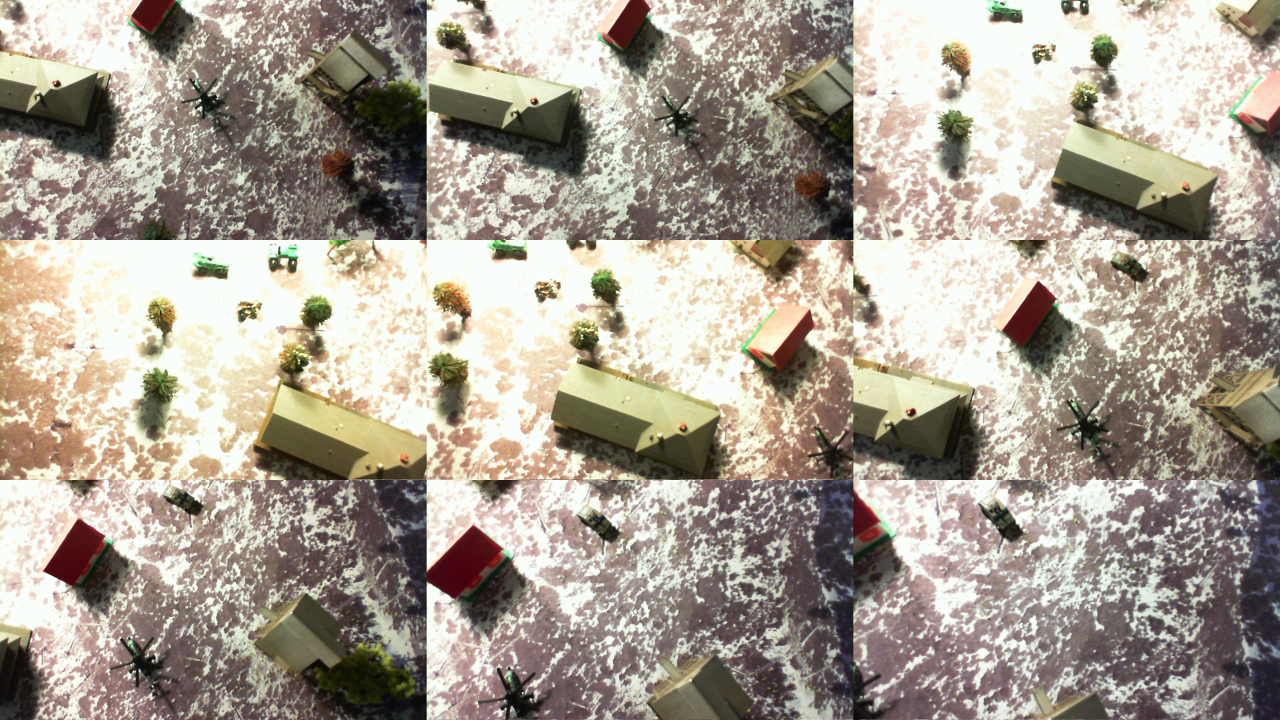
%> input picture color_transform/RobotScene-s0015-p02-c00.jpg, 3840 x 2160 px (shown at 1/3 size)
$ octave --eval "single_img('RobotScene-s0015-p02-c00.jpg');"   (GNU Octave 9; MATLAB toolbox functions it lacks are replaced by stand-ins)
%> lines starting %> are read from the running program, lines starting %| are printed output that depends on the picture
function [  ] = single_img( input_path )
%> called with input_path = 'RobotScene-s0015-p02-c00.jpg'
%SINGLE_IMG Summary of this function goes here
%   Detailed explanation goes here

l=4;

wid=720;
high=1280;

img=imread(input_path);
for row=1:l
    for col=1:l
        imwrite(img((row-1)*high+1:row*high,(col-1)*wid+1:col*wid,:), strcat('ct-',int2str((row-1)*l+col),'-',input_path));
    end
end
%> this loop made 4 passes
%> pass 1, in single_img, `for col=1:l imwrite(img((row-1)*high+1:row*high,(col-1)*wid+1:col*wid,..`:
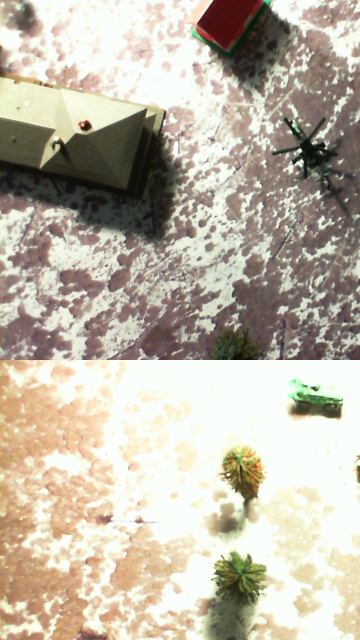
%> saved as ct-1-RobotScene-s0015-p02-c00.jpg: size 1280x720x3 uint8 (shown at 1/2 size); mean R, G, B 190.3, 182.3, 166.5
%> pass 1, in single_img, `for col=1:l imwrite(img((row-1)*high+1:row*high,(col-1)*wid+1:col*wid,..`:
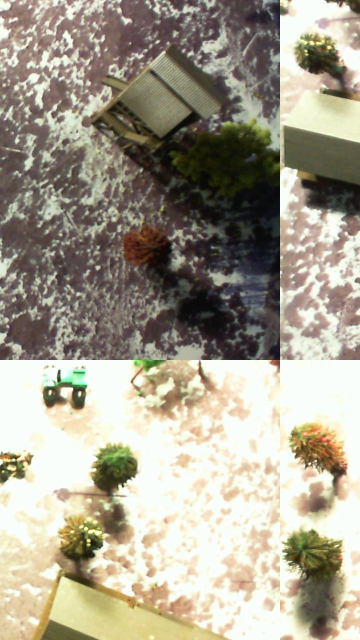
%> saved as ct-2-RobotScene-s0015-p02-c00.jpg: size 1280x720x3 uint8 (shown at 1/2 size); mean R, G, B 165.4, 159.1, 142
%> pass 1, in single_img, `for col=1:l imwrite(img((row-1)*high+1:row*high,(col-1)*wid+1:col*wid,..`:
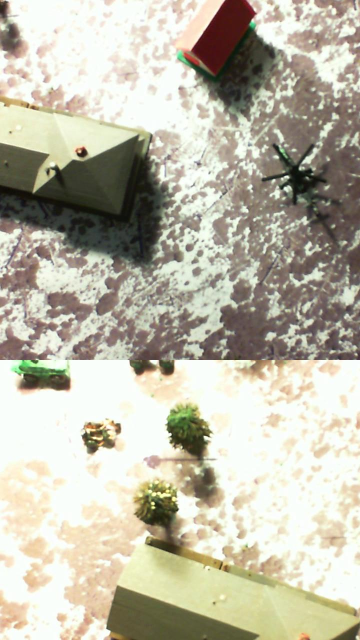
%> saved as ct-3-RobotScene-s0015-p02-c00.jpg: size 1280x720x3 uint8 (shown at 1/2 size); mean R, G, B 189.8, 185.8, 168.7
%> pass 1, in single_img, `for col=1:l imwrite(img((row-1)*high+1:row*high,(col-1)*wid+1:col*wid,..`:
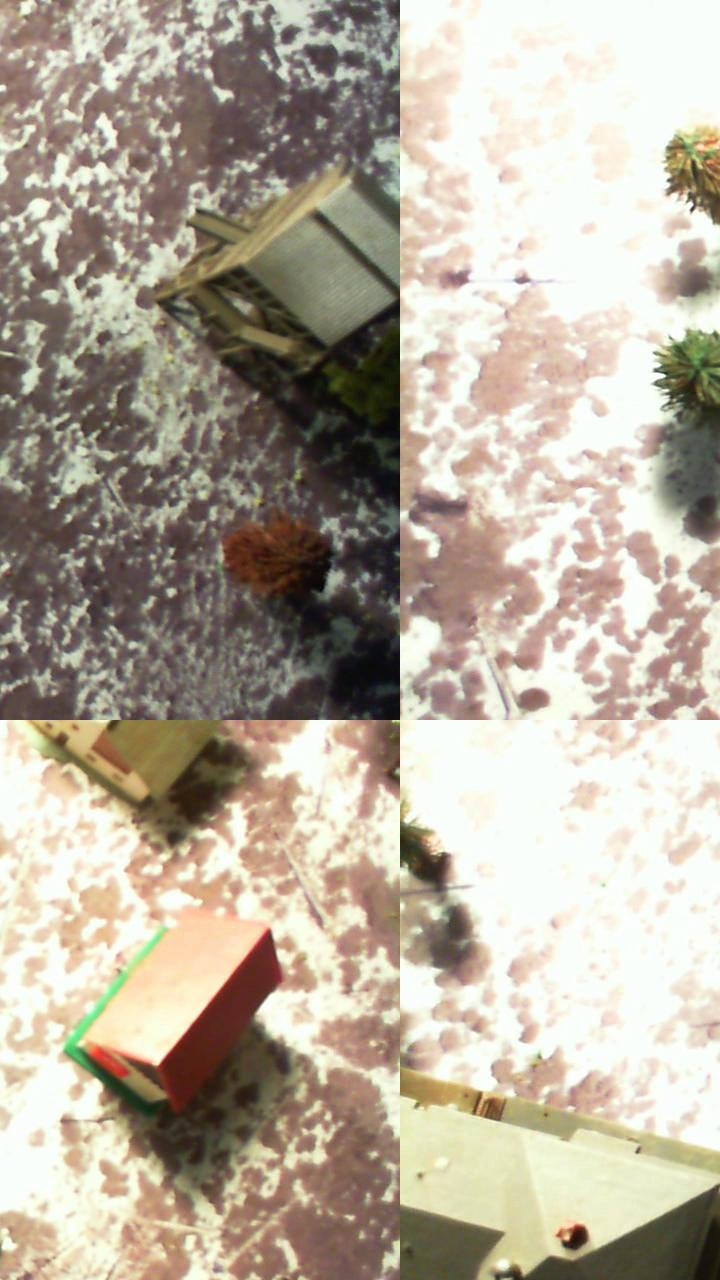
%> saved as ct-4-RobotScene-s0015-p02-c00.jpg: size 1280x720x3 uint8; mean R, G, B 182, 172.4, 156.7

end

$ run again, on color_transform/RobotScene-s0015-p02-c02.jpg
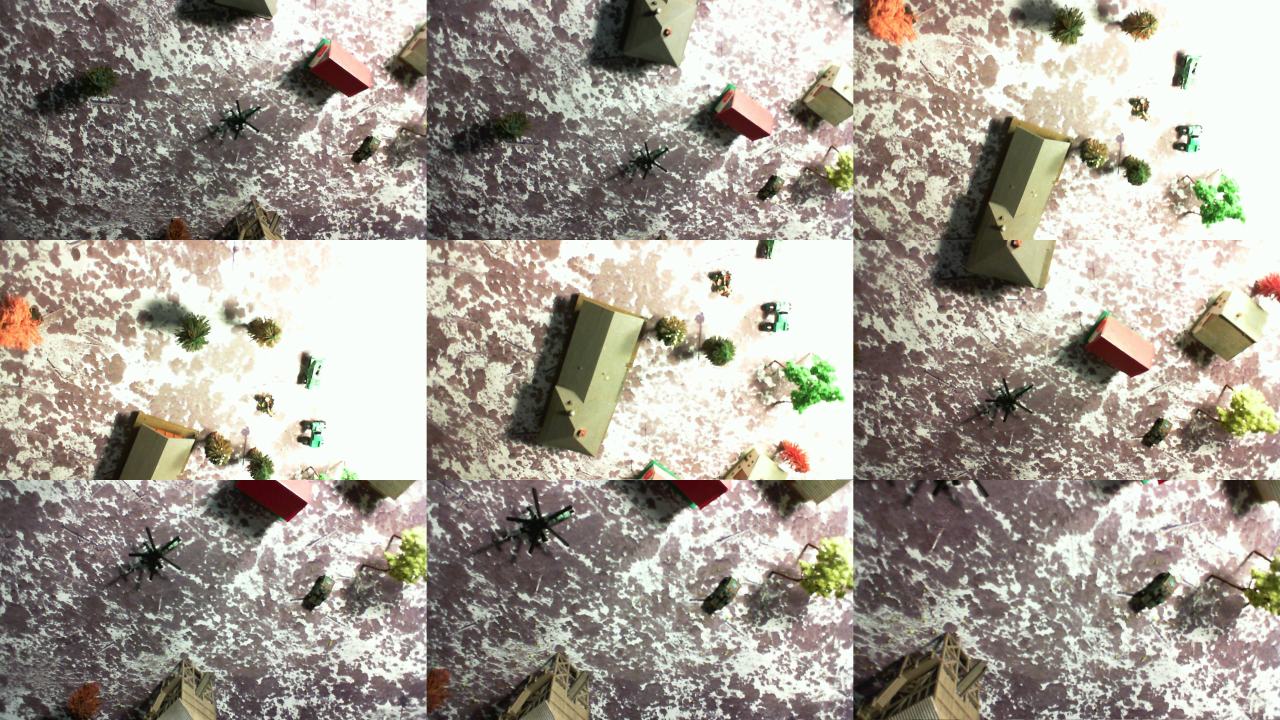
%> input picture color_transform/RobotScene-s0015-p02-c02.jpg, 3840 x 2160 px (shown at 1/3 size)
%> the loop in single_img, `for row=1:l` made 4 passes
%> pass 1, in single_img, `for col=1:l imwrite(img((row-1)*high+1:row*high,(col-1)*wid+1:col*wid,..`:
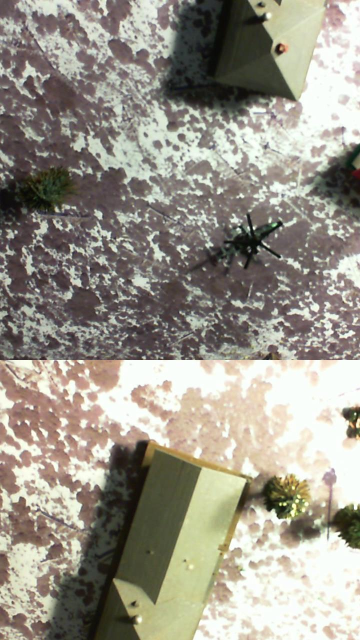
%> saved as ct-3-RobotScene-s0015-p02-c02.jpg: size 1280x720x3 uint8 (shown at 1/2 size); mean R, G, B 154.3, 149.5, 137.7
%> pass 1, in single_img, `for col=1:l imwrite(img((row-1)*high+1:row*high,(col-1)*wid+1:col*wid,..`:
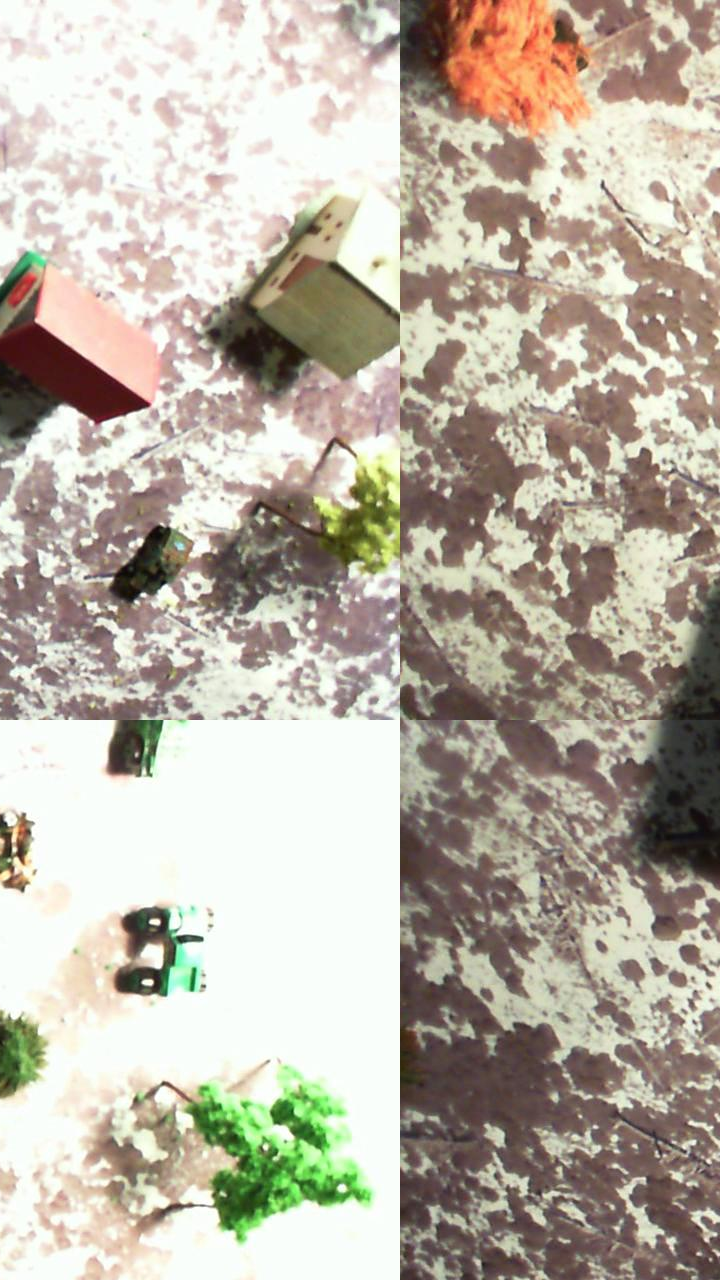
%> saved as ct-4-RobotScene-s0015-p02-c02.jpg: size 1280x720x3 uint8; mean R, G, B 186.3, 178.3, 165
